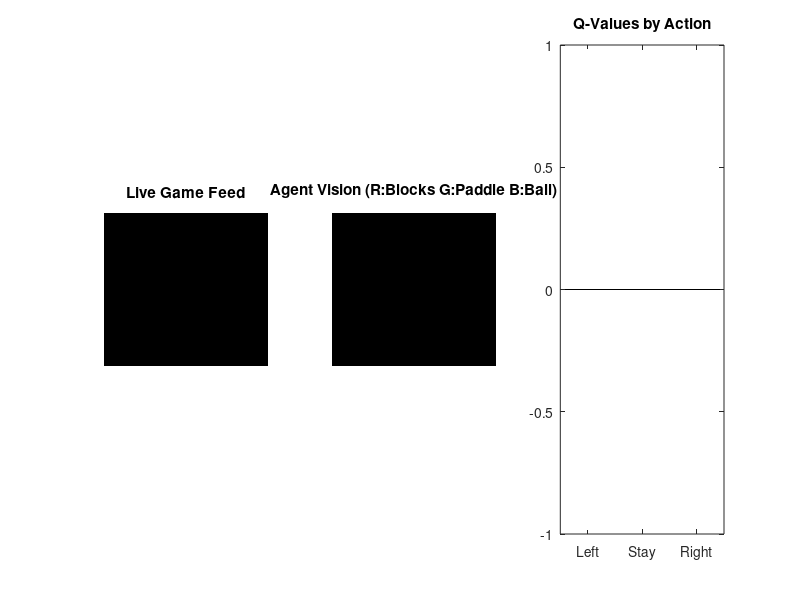

MATLAB code for this plot:
function handles = init_dashboard()
    % Initializes the visualization figure for the RL agent.
    % We isolate initialization to prevent continuous figure reallocation
    % which severely degrades emulation frame rates.
    %
    % Usage:
    %   ui_handles = init_dashboard();
    
    fig = figure('Name', 'Arkanoid RL Dashboard', 'NumberTitle', 'off', 'Position', [100, 100, 1200, 400]);
    
    % Panel 1: Game Feed
    subplot(1, 3, 1);
    handles.game_img = imshow(zeros(240, 256, 3, 'uint8'));
    title('Live Game Feed');
    
    % Panel 2: Agent Vision
    ax2 = subplot(1, 3, 2);
    handles.vision_img = imshow(zeros(240, 256, 3, 'uint8'));
    hold(ax2, 'on'); % Hold axes to add plots on top of image
    
    % Initialize invisible elements for the trajectory line and intercept point
    handles.line_trajectory = plot(ax2, [NaN, NaN], [NaN, NaN], 'y-', 'LineWidth', 2, 'Visible', 'off');
    handles.point_intercept = plot(ax2, NaN, NaN, 'ro', 'MarkerSize', 6, 'MarkerFaceColor', 'r', 'Visible', 'off');
    
    hold(ax2, 'off');
    title('Agent Vision (R:Blocks G:Paddle B:Ball)');
    
    % Panel 3: Q-Values
    subplot(1, 3, 3);
    handles.q_bars = bar([0, 0, 0]);
    set(gca, 'XTickLabel', {'Left', 'Stay', 'Right'});
    title('Q-Values by Action');
    
    handles.fig = fig;
end
